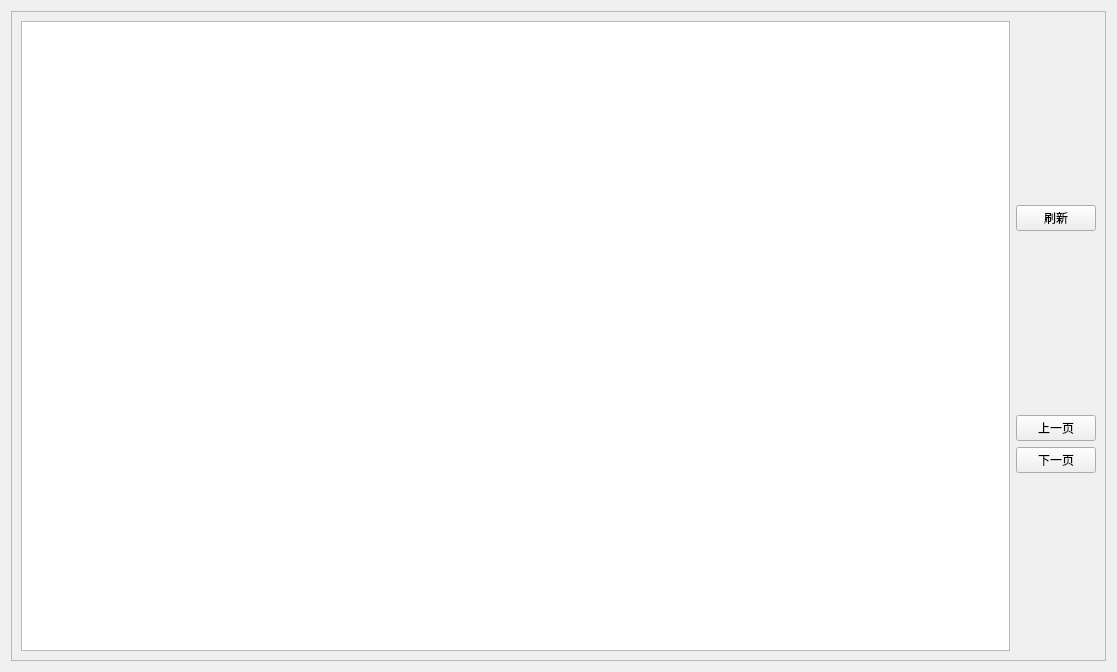
              <widget class="QWidget" name="scrollAreaWidgetContents_2">
               <property name="geometry">
                <rect>
                 <x>0</x>
                 <y>0</y>
                 <width>1117</width>
                 <height>672</height>
                </rect>
               </property>
               <layout class="QGridLayout" name="gridLayout_18">
                <item row="0" column="0">
                 <widget class="QFrame" name="frame_11">
                  <property name="frameShape">
                   <enum>QFrame::StyledPanel</enum>
                  </property>
                  <property name="frameShadow">
                   <enum>QFrame::Raised</enum>
                  </property>
                  <layout class="QGridLayout" name="gridLayout_61">
                   <item row="0" column="0" rowspan="6">
                    <widget class="QTableWidget" name="searchResult_10"/>
                   </item>
                   <item row="0" column="1">
                    <spacer name="verticalSpacer_24">
                     <property name="orientation">
                      <enum>Qt::Vertical</enum>
                     </property>
                     <property name="sizeHint" stdset="0">
                      <size>
                       <width>20</width>
                       <height>163</height>
                      </size>
                     </property>
                    </spacer>
                   </item>
                   <item row="1" column="1">
                    <widget class="QPushButton" name="pushButton_3">
                     <property name="text">
                      <string>刷新</string>
                     </property>
                    </widget>
                   </item>
                   <item row="2" column="1">
                    <spacer name="verticalSpacer_23">
                     <property name="orientation">
                      <enum>Qt::Vertical</enum>
                     </property>
                     <property name="sizeHint" stdset="0">
                      <size>
                       <width>20</width>
                       <height>162</height>
                      </size>
                     </property>
                    </spacer>
                   </item>
                   <item row="3" column="1">
                    <widget class="QPushButton" name="pushButton_10">
                     <property name="text">
                      <string>上一页</string>
                     </property>
                    </widget>
                   </item>
                   <item row="4" column="1">
                    <widget class="QPushButton" name="pushButton_17">
                     <property name="text">
                      <string>下一页</string>
                     </property>
                    </widget>
                   </item>
                   <item row="5" column="1">
                    <spacer name="verticalSpacer_25">
                     <property name="orientation">
                      <enum>Qt::Vertical</enum>
                     </property>
                     <property name="sizeHint" stdset="0">
                      <size>
                       <width>20</width>
                       <height>163</height>
                      </size>
                     </property>
                    </spacer>
                   </item>
                  </layout>
                 </widget>
                </item>
               </layout>
              </widget>
